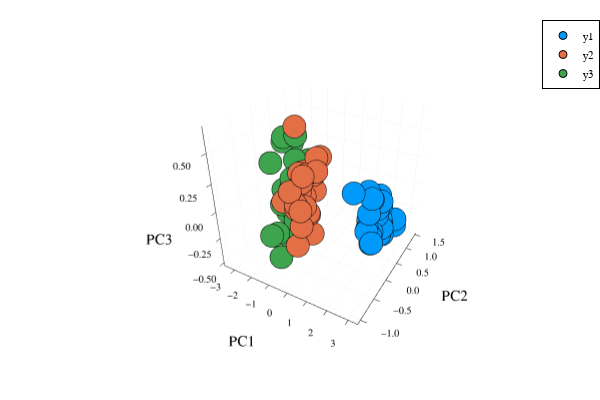

The notebook cell saved with this chart:
### Markdown cell above
## visualize first 3 principal components in 3D interactive plot

### Code cell
# visualize first 3 principal components in 3D interacive plot
p = Plots.scatter(setosa[1,:],setosa[2,:],setosa[3,:],marker=:circle,linewidth=0)
Plots.scatter!(versicolor[1,:],versicolor[2,:],versicolor[3,:],marker=:circle,linewidth=0)
Plots.scatter!(virginica[1,:],virginica[2,:],virginica[3,:],marker=:circle,linewidth=0)
Plots.plot!(p,xlabel="PC1",ylabel="PC2",zlabel="PC3")

### Figure 1 — Plotly figure (JSON) as saved in the notebook; plotly's stock layout.template omitted (floating-point values rounded to 4 significant figures)
{"data": [{"colorbar": {"title": ""}, "legendgroup": "y1", "marker": {"color": "rgba(0, 154, 250, 1.000)", "line": {"color": "rgba(0, 0, 0, 1.000)", "width": 1}, "size": 8, "symbol": "circle"}, "mode": "markers", "name": "y1", "scene": "scene", "showlegend": true, "type": "scatter3d", "x": [2.727, 2.755, 2.324, 2.651, 2.689, 2.634, 3.226, 2.448, 2.677, 2.624, 2.576, 2.324, 2.521, 2.594, 2.646, 2.441, 2.654, 2.886, 2.83, 2.617, 2.836, 2.429, 2.725, 2.852, 2.726], "xaxis": "x", "y": [-0.2309, -0.4061, 0.6464, 0.08281, -0.1741, -0.08252, -0.6143, 1.224, 0.2285, 0.4039, 0.33, 0.02917, -0.1911, 0.2952, -0.285, 0.3597, 0.984, 0.005853, 0.164, 0.1569, -0.9693, 0.09085, -0.3148, -0.3248, 0.03576], "yaxis": "y", "z": [0.2531, 0.02713, -0.2305, 0.02529, 0.2315, -0.0821, 0.02111, -0.4065, -0.03861, -0.249, -0.2336, -0.02661, 0.2912, 0.05838, 0.003412, 0.1222, -0.2599, 0.1801, -0.1024, 0.07585, 0.4807, -0.2597, 0.1499, -0.03467, 0.09957], "zaxis": "z", "zmax": null, "zmin": null}, {"colorbar": {"title": ""}, "legendgroup": "y2", "marker": {"color": "rgba(227, 111, 71, 1.000)", "line": {"color": "rgba(0, 0, 0, 1.000)", "width": 1}, "size": 8, "symbol": "circle"}, "mode": "markers", "name": "y2", "scene": "scene", "showlegend": true, "type": "scatter3d", "x": [-0.901, -0.1896, -0.6319, 0.7373, 0.00578, -0.4948, -0.9661, -0.892, -0.2236, -0.04244, -0.3399, -0.9034, -0.8688, -1.528, 0.3142, 0.1891, -1.371, -0.7792, -0.8062, -0.1677, -0.8693, 0.6921, -0.3159, -0.6204, -0.2889], "xaxis": "x", "y": [0.3507, -0.7887, -0.4053, -1.02, -0.7468, -0.09675, -0.08871, 0.5357, -0.2975, -0.5496, -0.02316, -0.1334, 0.3974, 0.3394, -0.333, -0.6438, -0.3793, 0.1729, -0.2645, -0.6603, -0.007377, -1.01, -0.2157, 0.0637, -0.3367], "yaxis": "y", "z": [-0.002741, 0.2911, 0.02078, 0.1213, -0.1792, -0.1008, 0.08985, 0.2759, 0.3224, 0.3171, 0.2543, 0.2632, 0.2934, 0.1485, 0.3773, 0.3998, 0.04504, -0.3938, 0.6706, 0.155, 0.02806, 0.2399, -0.0439, 0.2181, 0.04575], "zaxis": "z", "zmax": null, "zmin": null}, {"colorbar": {"title": ""}, "legendgroup": "y3", "marker": {"color": "rgba(62, 164, 78, 1.000)", "line": {"color": "rgba(0, 0, 0, 1.000)", "width": 1}, "size": 8, "symbol": "circle"}, "mode": "markers", "name": "y3", "scene": "scene", "showlegend": true, "type": "scatter3d", "x": [-1.413, -1.954, -3.355, -2.896, -2.871, -1.789, -1.351, -1.882, -3.424, -1.303, -1.199, -1.375, -2.571, -1.274, -2.348, -3.162, -1.425, -3.034, -1.88, -2.076, -1.892, -2.533, -1.92, -1.742, -1.377], "xaxis": "x", "y": [-0.5567, -0.1338, 0.6929, 0.4871, 0.8284, -0.1464, -0.7518, 0.1355, 1.254, -0.6734, -0.6162, -0.1422, 0.657, -0.09782, 0.5825, 1.473, -0.08304, 0.8332, 0.08581, 0.4442, 0.4761, 0.329, 0.2466, 0.1276, -0.2803], "yaxis": "y", "z": [-0.2141, -0.0759, 0.293, 0.3861, -0.497, 0.07681, -0.175, -0.4741, -0.2597, 0.4442, -0.4235, 0.1039, 0.1501, -0.2014, 0.404, -0.03445, 0.1814, 0.2694, -0.1552, -0.05409, -0.1407, -0.3093, -0.18, -0.1232, -0.315], "zaxis": "z", "zmax": null, "zmin": null}], "layout": {"annotations": [], "height": 400, "legend": {"bgcolor": "rgba(255, 255, 255, 1.000)", "bordercolor": "rgba(0, 0, 0, 1.000)", "borderwidth": 1, "font": {"color": "rgba(0, 0, 0, 1.000)", "family": "sans-serif", "size": 11}, "title": {"font": {"color": "rgba(0, 0, 0, 1.000)", "family": "sans-serif", "size": 15}, "text": ""}, "tracegroupgap": 0, "traceorder": "normal", "x": 1, "xanchor": "auto", "y": 1, "yanchor": "auto"}, "margin": {"b": 20, "l": 0, "r": 0, "t": 20}, "paper_bgcolor": "rgba(255, 255, 255, 1.000)", "plot_bgcolor": "rgba(255, 255, 255, 1.000)", "scene": {"camera": {"eye": {"x": 1.126, "y": -1.95, "z": 1.3}}, "domain": {"x": [0.09128, 0.9934], "y": [0.07581, 0.9902]}, "xaxis": {"gridcolor": "rgba(0, 0, 0, 0.100)", "gridwidth": 0.5, "linecolor": "rgba(0, 0, 0, 1.000)", "mirror": false, "range": [-3.624, 3.426], "showgrid": true, "showline": true, "showticklabels": true, "tickangle": 0, "tickcolor": "rgb(0, 0, 0)", "tickfont": {"color": "rgba(0, 0, 0, 1.000)", "family": "sans-serif", "size": 11}, "tickmode": "array", "ticks": "inside", "ticktext": ["−3", "−2", "−1", "0", "1", "2", "3"], "tickvals": [-3, -2, -1, 0, 1, 2, 3], "title": "PC1", "titlefont": {"color": "rgba(0, 0, 0, 1.000)", "family": "sans-serif", "size": 15}, "type": "-", "visible": true, "zeroline": false, "zerolinecolor": "rgba(0, 0, 0, 1.000)"}, "yaxis": {"gridcolor": "rgba(0, 0, 0, 0.100)", "gridwidth": 0.5, "linecolor": "rgba(0, 0, 0, 1.000)", "mirror": false, "range": [-1.095, 1.548], "showgrid": true, "showline": true, "showticklabels": true, "tickangle": 0, "tickcolor": "rgb(0, 0, 0)", "tickfont": {"color": "rgba(0, 0, 0, 1.000)", "family": "sans-serif", "size": 11}, "tickmode": "array", "ticks": "inside", "ticktext": ["−1.0", "−0.5", "0.0", "0.5", "1.0", "1.5"], "tickvals": [-1, -0.5, 0, 0.5, 1, 1.5], "title": "PC2", "titlefont": {"color": "rgba(0, 0, 0, 1.000)", "family": "sans-serif", "size": 15}, "type": "-", "visible": true, "zeroline": false, "zerolinecolor": "rgba(0, 0, 0, 1.000)"}, "zaxis": {"gridcolor": "rgba(0, 0, 0, 0.100)", "gridwidth": 0.5, "linecolor": "rgba(0, 0, 0, 1.000)", "mirror": false, "range": [-0.532, 0.7057], "showgrid": true, "showline": true, "showticklabels": true, "tickangle": 0, "tickcolor": "rgb(0, 0, 0)", "tickfont": {"color": "rgba(0, 0, 0, 1.000)", "family": "sans-serif", "size": 11}, "tickmode": "array", "ticks": "inside", "ticktext": ["−0.50", "−0.25", "0.00", "0.25", "0.50"], "tickvals": [-0.5, -0.25, 0, 0.25, 0.5], "title": "PC3", "titlefont": {"color": "rgba(0, 0, 0, 1.000)", "family": "sans-serif", "size": 15}, "type": "-", "visible": true, "zeroline": false, "zerolinecolor": "rgba(0, 0, 0, 1.000)"}}, "showlegend": true, "width": 600}}
